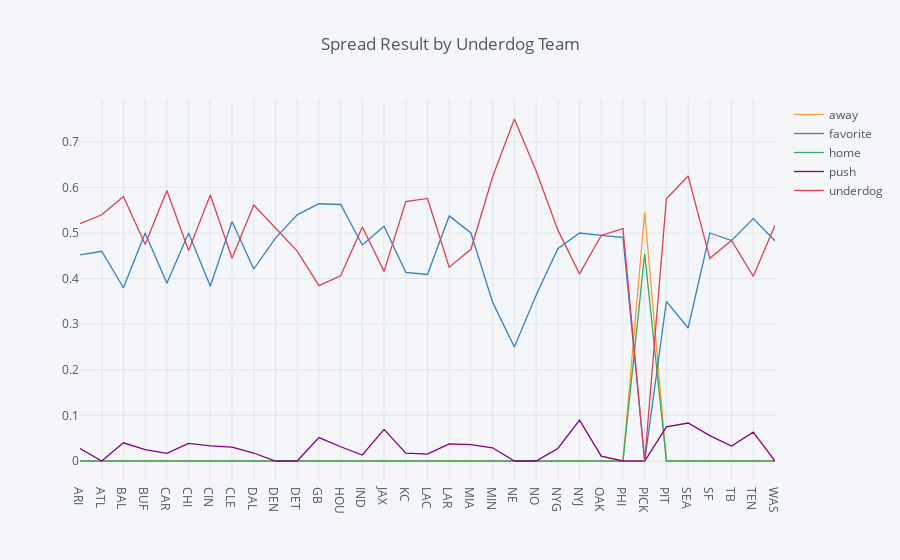

The notebook cell this image was saved under:
### Code cell
ct = pd.crosstab(data_filtered.spread_result, data_filtered.team_underdog_id)
ct.T.div(ct.sum(), axis=0).iplot(title='Spread Result by Underdog Team')

### Figure 1 — Plotly figure (JSON) as saved in the notebook; plotly's stock layout.template omitted (floating-point values rounded to 4 significant figures)
{"data": [{"line": {"color": "rgba(255, 153, 51, 1.0)", "dash": "solid", "shape": "linear", "width": 1.3}, "mode": "lines", "name": "away", "text": "", "type": "scatter", "uid": "0442139a-9d29-11e9-b1ad-88e9fe6538ec", "x": ["ARI", "ATL", "BAL", "BUF", "CAR", "CHI", "CIN", "CLE", "DAL", "DEN", "DET", "GB", "HOU", "IND", "JAX", "KC", "LAC", "LAR", "MIA", "MIN", "NE", "NO", "NYG", "NYJ", "OAK", "PHI", "PICK", "PIT", "SEA", "SF", "TB", "TEN", "WAS"], "y": [0, 0, 0, 0, 0, 0, 0, 0, 0, 0, 0, 0, 0, 0, 0, 0, 0, 0, 0, 0, 0, 0, 0, 0, 0, 0, 0.5455, 0, 0, 0, 0, 0, 0]}, {"line": {"color": "rgba(55, 128, 191, 1.0)", "dash": "solid", "shape": "linear", "width": 1.3}, "mode": "lines", "name": "favorite", "text": "", "type": "scatter", "uid": "044214f8-9d29-11e9-a8ec-88e9fe6538ec", "x": ["ARI", "ATL", "BAL", "BUF", "CAR", "CHI", "CIN", "CLE", "DAL", "DEN", "DET", "GB", "HOU", "IND", "JAX", "KC", "LAC", "LAR", "MIA", "MIN", "NE", "NO", "NYG", "NYJ", "OAK", "PHI", "PICK", "PIT", "SEA", "SF", "TB", "TEN", "WAS"], "y": [0.4521, 0.46, 0.38, 0.5, 0.3898, 0.5, 0.3833, 0.5253, 0.4211, 0.4889, 0.5397, 0.5641, 0.5625, 0.4737, 0.5149, 0.4138, 0.4091, 0.5375, 0.5, 0.3478, 0.25, 0.3636, 0.4658, 0.5, 0.4946, 0.4902, 0, 0.35, 0.2917, 0.5, 0.4835, 0.5316, 0.4831]}, {"line": {"color": "rgba(50, 171, 96, 1.0)", "dash": "solid", "shape": "linear", "width": 1.3}, "mode": "lines", "name": "home", "text": "", "type": "scatter", "uid": "044215ac-9d29-11e9-aaaf-88e9fe6538ec", "x": ["ARI", "ATL", "BAL", "BUF", "CAR", "CHI", "CIN", "CLE", "DAL", "DEN", "DET", "GB", "HOU", "IND", "JAX", "KC", "LAC", "LAR", "MIA", "MIN", "NE", "NO", "NYG", "NYJ", "OAK", "PHI", "PICK", "PIT", "SEA", "SF", "TB", "TEN", "WAS"], "y": [0, 0, 0, 0, 0, 0, 0, 0, 0, 0, 0, 0, 0, 0, 0, 0, 0, 0, 0, 0, 0, 0, 0, 0, 0, 0, 0.4545, 0, 0, 0, 0, 0, 0]}, {"line": {"color": "rgba(128, 0, 128, 1.0)", "dash": "solid", "shape": "linear", "width": 1.3}, "mode": "lines", "name": "push", "text": "", "type": "scatter", "uid": "04421638-9d29-11e9-ac4d-88e9fe6538ec", "x": ["ARI", "ATL", "BAL", "BUF", "CAR", "CHI", "CIN", "CLE", "DAL", "DEN", "DET", "GB", "HOU", "IND", "JAX", "KC", "LAC", "LAR", "MIA", "MIN", "NE", "NO", "NYG", "NYJ", "OAK", "PHI", "PICK", "PIT", "SEA", "SF", "TB", "TEN", "WAS"], "y": [0.0274, 0, 0.04, 0.025, 0.01695, 0.03846, 0.03333, 0.0303, 0.01754, 0, 0, 0.05128, 0.03125, 0.01316, 0.06931, 0.01724, 0.01515, 0.0375, 0.03571, 0.02899, 0, 0, 0.0274, 0.08974, 0.01075, 0, 0, 0.075, 0.08333, 0.05556, 0.03297, 0.06329, 0]}, {"line": {"color": "rgba(219, 64, 82, 1.0)", "dash": "solid", "shape": "linear", "width": 1.3}, "mode": "lines", "name": "underdog", "text": "", "type": "scatter", "uid": "044216c6-9d29-11e9-b4ac-88e9fe6538ec", "x": ["ARI", "ATL", "BAL", "BUF", "CAR", "CHI", "CIN", "CLE", "DAL", "DEN", "DET", "GB", "HOU", "IND", "JAX", "KC", "LAC", "LAR", "MIA", "MIN", "NE", "NO", "NYG", "NYJ", "OAK", "PHI", "PICK", "PIT", "SEA", "SF", "TB", "TEN", "WAS"], "y": [0.5205, 0.54, 0.58, 0.475, 0.5932, 0.4615, 0.5833, 0.4444, 0.5614, 0.5111, 0.4603, 0.3846, 0.4062, 0.5132, 0.4158, 0.569, 0.5758, 0.425, 0.4643, 0.6232, 0.75, 0.6364, 0.5068, 0.4103, 0.4946, 0.5098, 0, 0.575, 0.625, 0.4444, 0.4835, 0.4051, 0.5169]}], "layout": {"legend": {"bgcolor": "#F5F6F9", "font": {"color": "#4D5663"}}, "paper_bgcolor": "#F5F6F9", "plot_bgcolor": "#F5F6F9", "title": "Spread Result by Underdog Team", "titlefont": {"color": "#4D5663"}, "xaxis": {"gridcolor": "#E1E5ED", "showgrid": true, "tickfont": {"color": "#4D5663"}, "title": "", "titlefont": {"color": "#4D5663"}, "zerolinecolor": "#E1E5ED"}, "yaxis": {"gridcolor": "#E1E5ED", "showgrid": true, "tickfont": {"color": "#4D5663"}, "title": "", "titlefont": {"color": "#4D5663"}, "zerolinecolor": "#E1E5ED"}}}
